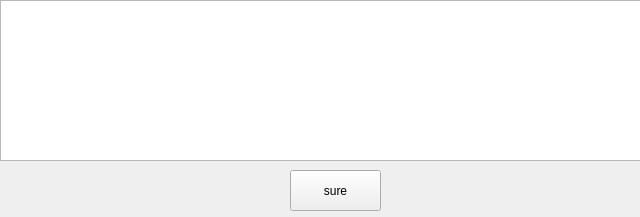
<?xml version="1.0" encoding="UTF-8"?>
<ui version="4.0">
 <class>Widget</class>
 <widget class="QWidget" name="Widget">
  <property name="geometry">
   <rect>
    <x>0</x>
    <y>0</y>
    <width>640</width>
    <height>217</height>
   </rect>
  </property>
  <property name="windowTitle">
   <string>Widget</string>
  </property>
  <widget class="QPushButton" name="pushButton">
   <property name="geometry">
    <rect>
     <x>290</x>
     <y>170</y>
     <width>91</width>
     <height>41</height>
    </rect>
   </property>
   <property name="text">
    <string>sure</string>
   </property>
  </widget>
  <widget class="QTableView" name="tableView">
   <property name="geometry">
    <rect>
     <x>0</x>
     <y>0</y>
     <width>641</width>
     <height>161</height>
    </rect>
   </property>
  </widget>
 </widget>
 <layoutdefault spacing="6" margin="11"/>
 <resources/>
 <connections/>
</ui>
